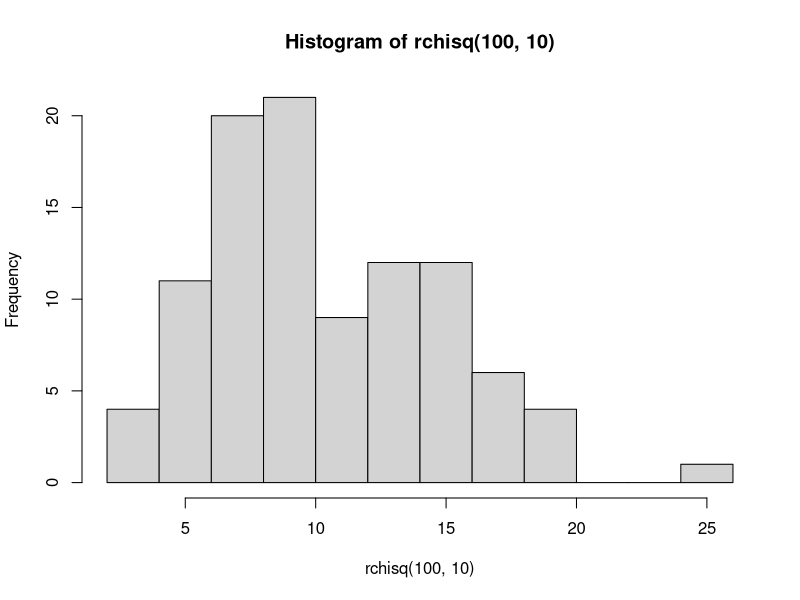

Here is the R script that generated this plot:
'4'
'a'
dchisq(2, df = 10)
'b'
hist(rchisq (100, 10))
'c'
Rataan = 10
print(Rataan)
Varian = 2 * 10
print(Varian)
